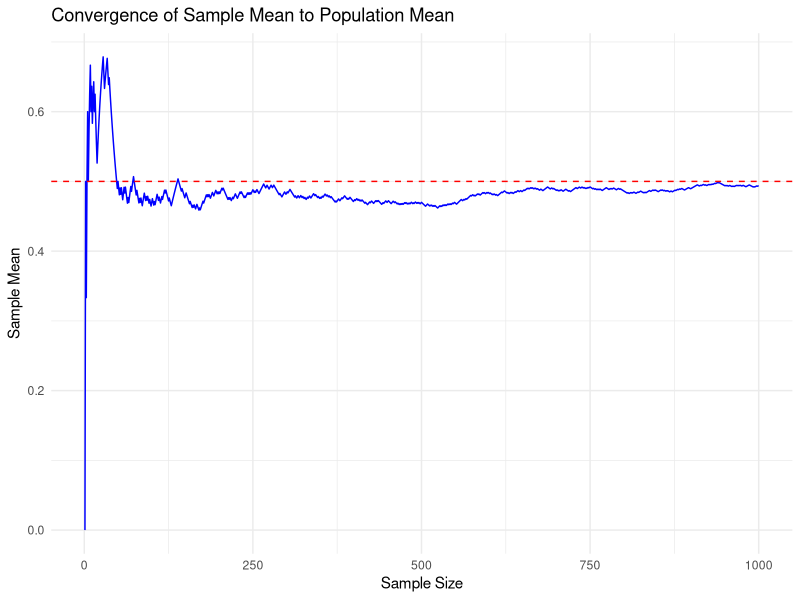
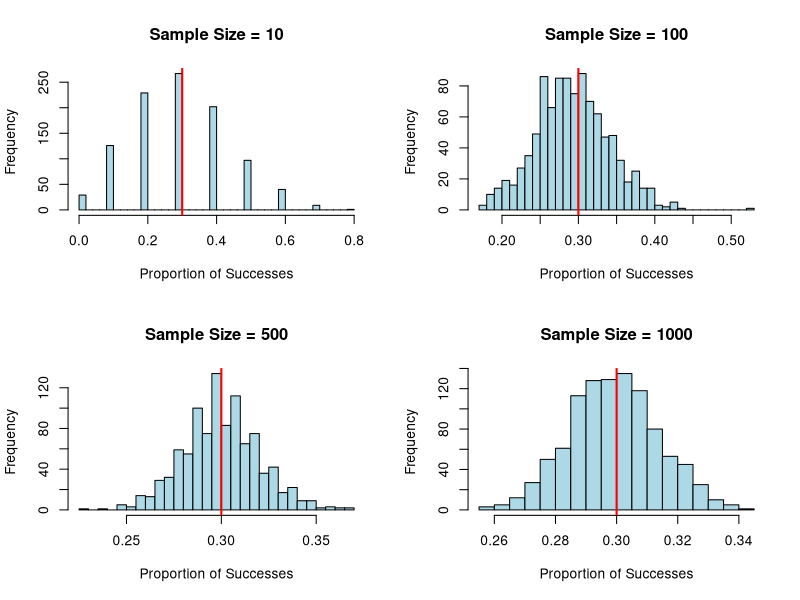
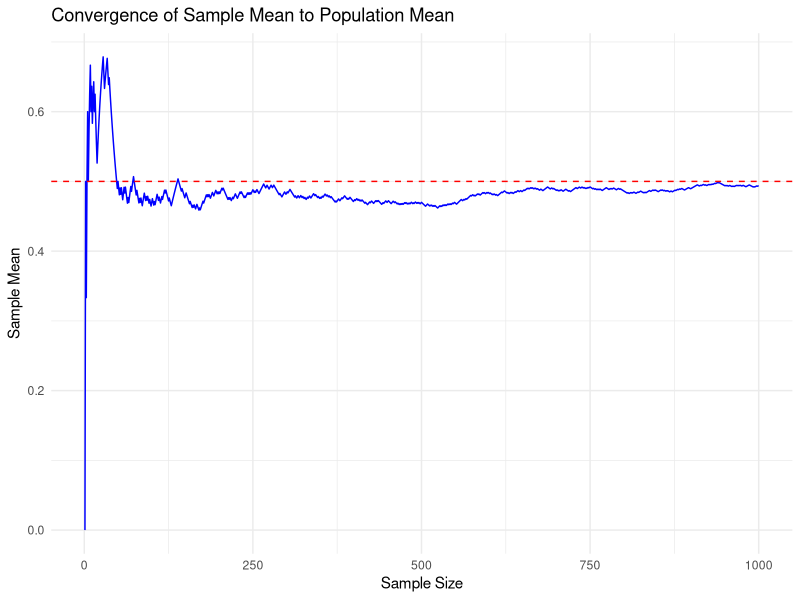
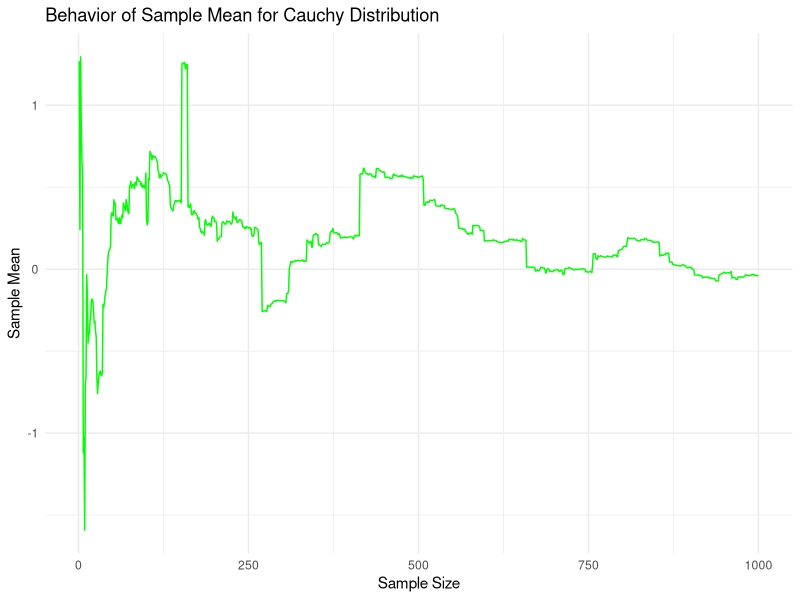
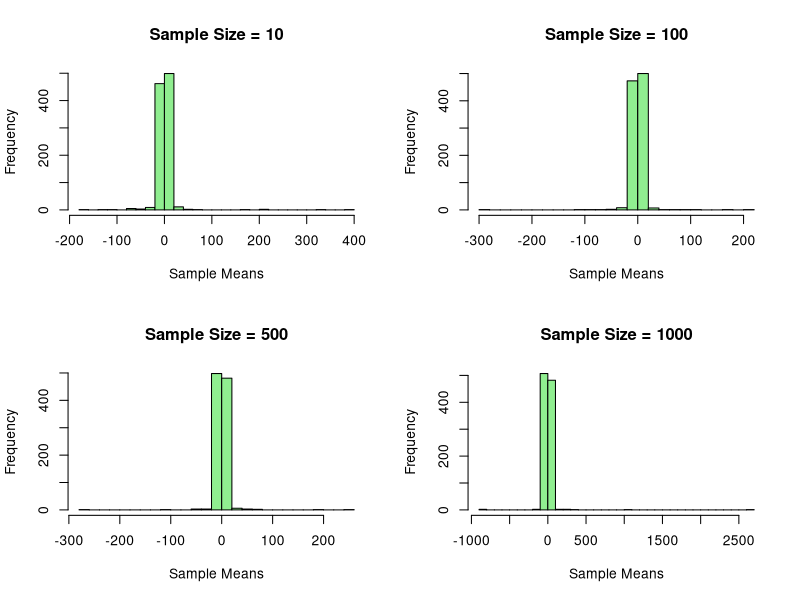
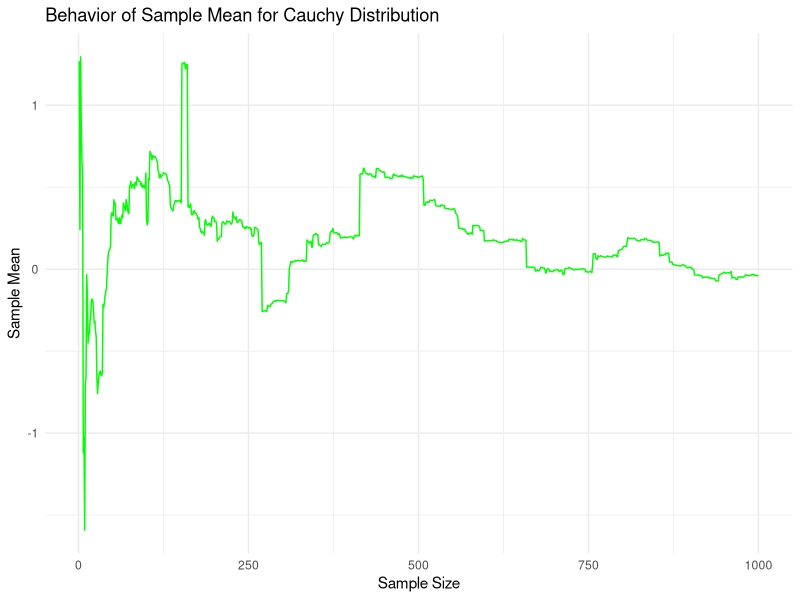

The R script that drew these images, in order:
library(ggplot2)
set.seed(123)

# Plot of Bernoulli Random Variable Mean as sample size reaches 1000
n <- 1000
p <- 0.5
bernoulli_samples <- rbinom(n, size = 1, prob = p)
sample_means <- cumsum(bernoulli_samples) / seq_along(bernoulli_samples)
df <- data.frame(SampleSize = seq_along(sample_means), SampleMean = sample_means)
ggplot(df, aes(x = SampleSize, y = SampleMean)) +
  geom_line(color = "blue") +
  geom_hline(yintercept = p, linetype = "dashed", color = "red") +
  labs(title = "Convergence of Sample Mean to Population Mean",
       x = "Sample Size",
       y = "Sample Mean") +
  theme_minimal()

# Save as LLN_bernoulli.png
ggsave("LLN_bernoulli.png")
 
# Plot of Bernoulli Random Variable as sample size reaches 1000
lln_clt <- function() {
  par(mfrow=c(2,2))
  set.seed(123)
  
  sample_sizes <- c(10, 100, 500, 1000)
  p <- 0.3
  
  for (n in sample_sizes) {
    samples <- rbinom(1000, size=n, prob=p) / n
    hist(samples, breaks=30, main=paste("Sample Size =", n),
         xlab="Proportion of Successes", col="lightblue", border="black")
    abline(v=p, col="red", lwd=2)
  }
}

lln_clt()

# Save as LLN_clt.png
dev.copy(png, "CLT_bernoulli.png")
dev.off()

# Plot of Cauchy Random Variable Mean as sample size reaches 1000
set.seed(123)
n <- 1000
cauchy_samples <- rcauchy(n)
cauchy_sample_means <- cumsum(cauchy_samples) / seq_along(cauchy_samples)
df_cauchy <- data.frame(SampleSize = seq_along(cauchy_sample_means), SampleMean = cauchy_sample_means)
ggplot(df_cauchy, aes(x = SampleSize, y = SampleMean)) +
  geom_line(color = "green") +
  labs(title = "Behavior of Sample Mean for Cauchy Distribution",
       x = "Sample Size",
       y = "Sample Mean") +
  theme_minimal()

# Save as LLN_cauchy.png
ggsave("LLN_cauchy.png")

# Plot of Cauchy Random Variable Distribution as sample size reaches 1000
lln_clt_cauchy <- function() {
  par(mfrow=c(2,2))
  set.seed(123)
  
  sample_sizes <- c(10, 100, 500, 1000)
  
  for (n in sample_sizes) {
    samples <- replicate(1000, mean(rcauchy(n)))
    hist(samples, breaks=30, main=paste("Sample Size =", n),
         xlab="Sample Means", col="lightgreen", border="black")
  }
}

lln_clt_cauchy()

# Save as LLN_clt_cauchy.png
dev.copy(png, "CLT_cauchy.png")
dev.off()
